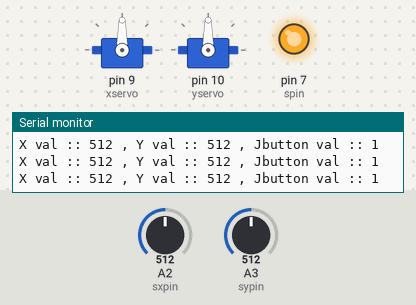
Bench run of a sketch on a simulated Arduino Uno, built with avr-gcc and run on an emulated ATmega328P. Shown: 2 × servo, output pins drawn as LEDs (lit = HIGH), the last lines printed to the serial monitor. Inputs (shaded band) come from the test bench; at power-on: A2 (sxpin) = 512, A3 (sypin) = 512.

Above: at 1.2 s.
1.3 s: A2 (sxpin) set to 106
At 2.7 s:
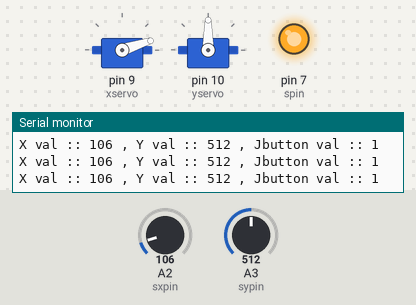
3.0 s: A2 (sxpin) set to 92
At 4.2 s:
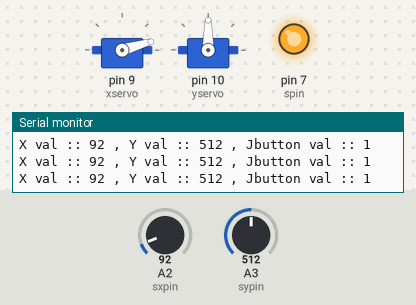
4.5 s: A3 (sypin) set to 716
At 5.6 s:
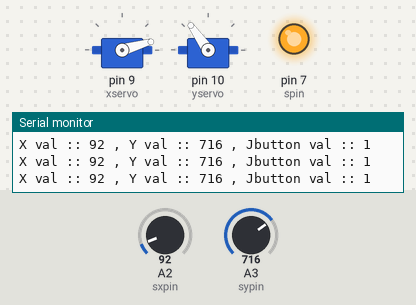
6.0 s: A3 (sypin) set to 900
At 6.9 s:
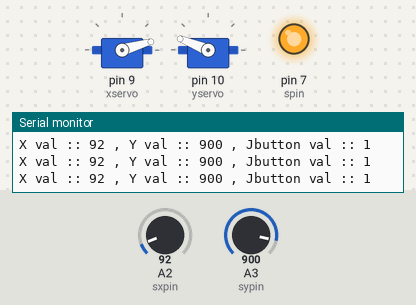
7.5 s: A2 (sxpin) set to 122
At 8.3 s:
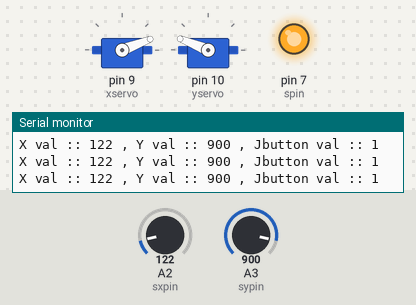
9.0 s: A3 (sypin) set to 1023
At 9.7 s:
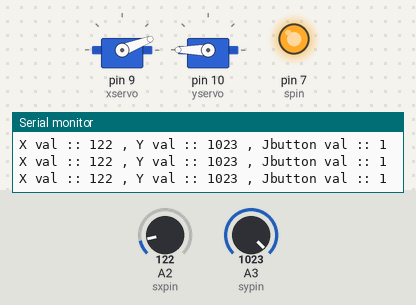
Timing chart, 0 to 11.5 s (numbered marks = the images above; inputs shaded):
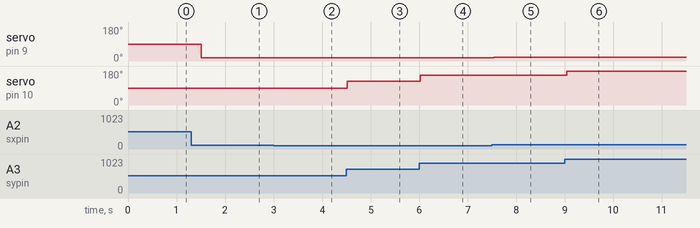

The sketch:

code.ino
```cpp
// LINK TO THE PROJECT ::: https://wokwi.com/projects/436093966238508033


#include <Servo.h>
int sxpin = A2;
int sypin = A3;
int sxval;
int syval;
int spin = 7;
int buzzer=2;
int jbuttonval;
int xservo = 9;
int yservo = 10;
int xpos;
int ypos;
int dt = 250;
Servo xdir;
Servo ydir;

void setup() {
  // put your setup code here, to run once:
  Serial.begin(9600);
  pinMode(sxpin , INPUT);
  pinMode(sypin , INPUT);
  pinMode(spin , OUTPUT);
  pinMode(buzzer , OUTPUT);
  xdir.attach(xservo);
  ydir.attach(yservo);
  digitalWrite(spin, HIGH);

}

void loop() {
  // put your main code here, to run repeatedly:
  sxval = analogRead(sxpin);
  xpos = (180./1023.)*(sxval);

  syval = analogRead(sypin);
  ypos = (180./1023.)*(syval);

  jbuttonval = digitalRead(spin);
  if(jbuttonval == 0){
    pinMode(buzzer, HIGH);
  }else{
    pinMode(buzzer, LOW);
  }

  Serial.print("X val :: ");
  Serial.print(sxval);
  Serial.print(" , ");
  Serial.print("Y val :: ");
  Serial.print(syval);
  Serial.print(" , ");
  Serial.print("Jbutton val :: ");
  Serial.println(jbuttonval);

  xdir.write(xpos);
  ydir.write(ypos);

  delay(dt);
}
```

Measured:
- after the input at 1.3 s, servo on pin 9 (xservo): 90° → 18° after 0.21 s
- after the input at 3.0 s, servo on pin 9 (xservo): 18° → 16° at once
- after the input at 4.5 s, servo on pin 10 (yservo): 90° → 125° at once
- after the input at 6.0 s, servo on pin 10 (yservo): 125° → 158° at once
- after the input at 7.5 s, servo on pin 9 (xservo): 16° → 21° at once
- after the input at 9.0 s, servo on pin 10 (yservo): 158° → 180° at once
